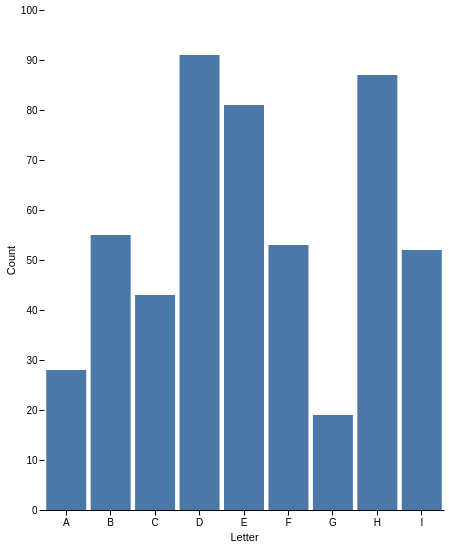

Vega-Lite specification for this chart:
### Vega-Lite specification from a JSON file in a GitHub repository (floating-point values rounded to 4 significant figures)
{"$schema": "https://vega.github.io/schema/vega-lite/v6.json", "width": 400, "height": 500, "data": {"values": [{"letter": "A", "frequency": 28}, {"letter": "B", "frequency": 55}, {"letter": "C", "frequency": 43}, {"letter": "D", "frequency": 91}, {"letter": "E", "frequency": 81}, {"letter": "F", "frequency": 53}, {"letter": "G", "frequency": 19}, {"letter": "H", "frequency": 87}, {"letter": "I", "frequency": 52}]}, "mark": {"type": "bar", "color": "#4c78a8"}, "encoding": {"x": {"field": "letter", "type": "nominal", "axis": {"labelAngle": 0, "title": "Letter", "tickColor": "black", "domainColor": "black", "titleFontWeight": "normal"}}, "y": {"field": "frequency", "type": "quantitative", "axis": {"grid": false, "title": "Count", "domain": false, "titleFontWeight": "normal", "tickColor": "black"}}}, "config": {"view": {"stroke": null}}}
